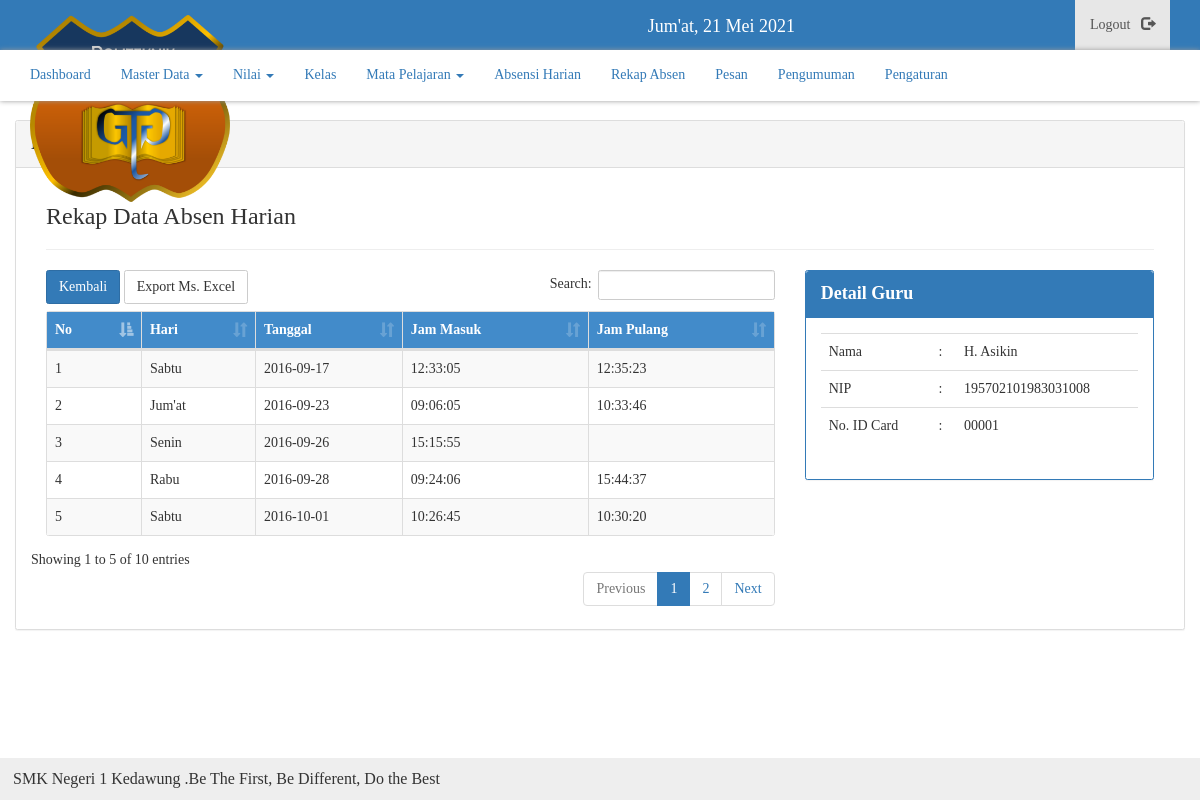
/admin/rekap-harian/1 (signed in), run on the app's committed database.
### tables this page shows
CREATE TABLE `tbl_harian` (
  `id` int(11) NOT NULL,
  `idg` int(11) NOT NULL,
  `hari` varchar(20) NOT NULL,
  `tanggal` date NOT NULL,
  `jam_msk` time NOT NULL,
  `jam_plg` time DEFAULT NULL
);

CREATE TABLE `tbl_guru` (
  `id` int(11) NOT NULL,
  `id_card` varchar(100) NOT NULL,
  `password` varchar(255) NOT NULL,
  `nip` varchar(100) NOT NULL,
  `nama_guru` varchar(32) NOT NULL,
  `jenis_ptk` enum('Guru','Guru Mapel','Tata Usaha','Tim IT','Lainnya') NOT NULL,
  `wali_kelas` enum('1','0') NOT NULL DEFAULT '0',
  `hadir` varchar(5) NOT NULL DEFAULT '0',
  `izin` varchar(5) NOT NULL DEFAULT '0',
  `tugas` varchar(5) NOT NULL DEFAULT '0',
  `sakit` varchar(5) NOT NULL DEFAULT '0',
  `lain` varchar(5) NOT NULL DEFAULT '0',
  `ds` int(11) NOT NULL,
  `foto` varchar(100) NOT NULL
);

CREATE TABLE `tbl_info` (
  `id` int(11) NOT NULL,
  `isi` text NOT NULL
);

### function/main.php (called while the page is built, shortened)
<?php
function get($sql)
{
	global $link;
	if ($x = mysqli_query($link, $sql) or die(mysqli_error($link))) {
		return $x;
	}
}
function select($column, $table, $params=NULL)
{
	if ($params != NULL) {
		$sql = "SELECT $column FROM $table WHERE $params ";
	} else {
		$sql = "SELECT $column FROM $table ";
	}
	return get($sql);
}
function gabung($table1, $table2, $condition, $params=NULL)
{
	if ($params != NULL) {
		$sql = "SELECT * FROM $table1 JOIN $table2 ON $condition WHERE $params ";
	} else {
		$sql = "SELECT * FROM $table1 JOIN $table2 ON $condition ";
	}
	return get($sql);
}
?>

### admin/inc/rekap-harian.php (the view, shortened to what this page needs)
<?php
$id = @$_GET['id'];
$data = gabung('tbl_harian','tbl_guru', 'tbl_harian.idg = tbl_guru.id', "tbl_harian.idg='$id'");
$detail = mysqli_fetch_object($data);
$no =1;
?>
<div class="col-md-12">
  <h3>Rekap Data Absen Harian</h3>
  <hr>
  <div class="row">
    <div class="col-md-8">
      <table class="table table-bordered table-striped" id="list-data">
        <thead>
          <tr>
            <th>No</th>
            <th>Hari</th>
            <th>Tanggal</th>
            <th>Jam Masuk</th>
            <th>Jam Pulang</th>
          </tr>
        </thead>
        <tbody>
        <?php while ($hr = mysqli_fetch_object($data)) : ?>
          <tr>
            <td><?= $no++; ?></td>
            <td><?= $hr->hari; ?></td>
            <td><?= $hr->tanggal; ?></td>
            <td><?= $hr->jam_msk; ?></td>
            <td><?= $hr->jam_plg; ?></td>
          </tr>
        <?php endwhile; ?>
        </tbody>
      </table>
    </div>
    <div class="col-md-4">
      <div class="panel panel-primary">
        <div class="panel-heading">
          Detail Guru
        </div>
        <div class="panel-body">
          <table class="table">
            <tr>
              <td>Nama</td>
              <td>:</td>
              <td><?= $detail->nama_guru; ?></td>
            </tr>
            <tr>
              <td>NIP</td>
              <td>:</td>
              <td><?= $detail->nip; ?></td>
            </tr>
            <tr>
              <td>No. ID Card</td>
              <td>:</td>
              <td><?= $detail->id_card; ?></td>
            </tr>
          </table>
        </div>
      </div>
    </div>
  </div>
</div>

### templates/footer.php
<?php
$rt = select("*", "tbl_info", "id=1 LIMIT 1");
$run = mysqli_fetch_assoc($rt);
?>
<footer>
  <marquee>
    <?= $run['isi']; ?>
  </marquee>
</footer>
</body>
</html>

### assets/css/admin.css (style rules this page uses)
* { margin: 0; padding: 0; text-decoration: none; list-style:none; }
body { background-image: url('../../images/wallup.jpg'); background-size: cover; background-attachment: fixed; }
.panel, .table, .btn, .form-control, #sidebar { border-radius: 2.5px !important; }

### assets/css/style.css (style rules this page uses)
* { margin: 0; padding: 0; text-decoration: none; list-style:none; font-family: "Roboto Slab"; }
body { background-attachment: fixed !important; }
.panel, .table, .btn, .form-control, #sidebar { border-radius: 2.5px !important; }
thead { background: #428bca; color: #fff; }
footer { position: fixed; width: 100% !important; margin-top: 20px; background: #eee; padding: 13px; font-size: 16px; line-height: 16px; bottom: 0 !important; }
#content .panel-heading { font-size: 18px; font-weight: bold; }

### data on the page
tbl_harian: hari "Sabtu", tanggal "2016-09-17", jam_msk "12:33:05", jam_plg "12:35:23"
tbl_harian: hari "Jum'at", tanggal "2016-09-23", jam_msk "09:06:05", jam_plg "10:33:46"
tbl_harian: hari "Senin", tanggal "2016-09-26", jam_msk "15:15:55"
tbl_harian: hari "Rabu", tanggal "2016-09-28", jam_msk "09:24:06", jam_plg "15:44:37"
tbl_harian: hari "Sabtu", tanggal "2016-10-01", jam_msk "10:26:45", jam_plg "10:30:20"
tbl_guru: nama_guru "H. Asikin", nip "195702101983031008", id_card "00001"
tbl_info: isi "SMK Negeri 1 Kedawung .Be The First, Be Different, Do the Best"
